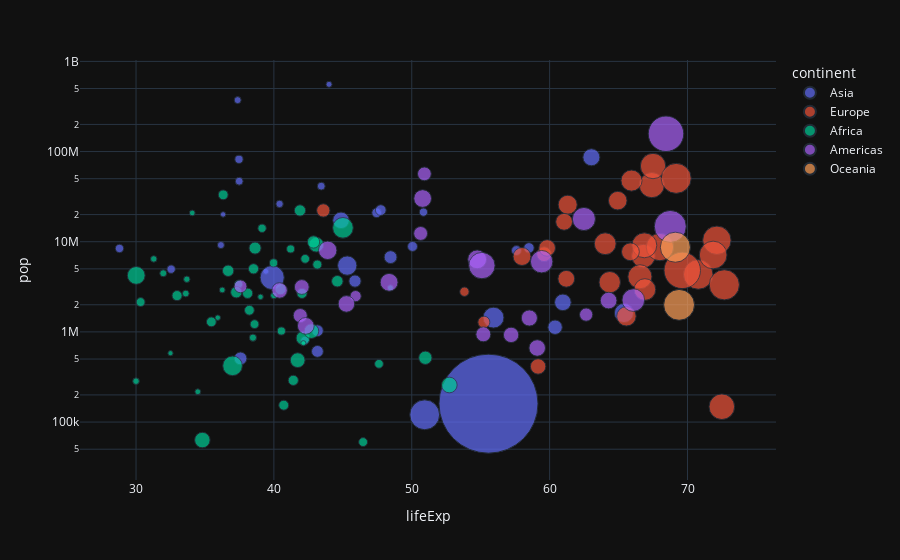

This figure's notebook cell:
### Markdown cell above
# Bubble chart with plotly.express

### Code cell
import plotly.express as px
df = px.data.gapminder()

fig = px.scatter(df.query("year==1952"), x="lifeExp", y="pop",
                 size="gdpPercap", color="continent",
                 hover_name="country", log_y=True, size_max=70)
fig.show()

### Figure 1 — Plotly figure (JSON) as saved in the notebook; plotly's stock layout.template omitted (floating-point values rounded to 4 significant figures)
{"data": [{"hovertemplate": "<b>%{hovertext}</b><br><br>continent=Asia<br>lifeExp=%{x}<br>pop=%{y}<br>gdpPercap=%{marker.size}<extra></extra>", "hovertext": ["Afghanistan", "Bahrain", "Bangladesh", "Cambodia", "China", "Hong Kong, China", "India", "Indonesia", "Iran", "Iraq", "Israel", "Japan", "Jordan", "Korea, Dem. Rep.", "Korea, Rep.", "Kuwait", "Lebanon", "Malaysia", "Mongolia", "Myanmar", "Nepal", "Oman", "Pakistan", "Philippines", "Saudi Arabia", "Singapore", "Sri Lanka", "Syria", "Taiwan", "Thailand", "Vietnam", "West Bank and Gaza", "Yemen, Rep."], "legendgroup": "Asia", "marker": {"color": "#636efa", "size": [779.4, 9867.0, 684.2, 368.5, 400.4, 3054.0, 546.6, 749.7, 3035.0, 4130.0, 4087.0, 3217.0, 1547.0, 1088.0, 1031.0, 108400.0, 4835.0, 1831.0, 786.6, 331.0, 545.9, 1828.0, 684.6, 1273.0, 6460.0, 2315.0, 1084.0, 1643.0, 1207.0, 757.8, 605.1, 1516.0, 781.7], "sizemode": "area", "sizeref": 22.12, "symbol": "circle"}, "mode": "markers", "name": "Asia", "orientation": "v", "showlegend": true, "x": [28.8, 50.94, 37.48, 39.42, 44.0, 60.96, 37.37, 37.47, 44.87, 45.32, 65.39, 63.03, 43.16, 50.06, 47.45, 55.56, 55.93, 48.46, 42.24, 36.32, 36.16, 37.58, 43.44, 47.75, 39.88, 60.4, 57.59, 45.88, 58.5, 50.85, 40.41, 43.16, 32.55], "xaxis": "x", "y": [8425333, 120447, 46886859, 4693836, 556263527, 2125900, 372000000, 82052000, 17272000, 5441766, 1620914, 86459025, 607914, 8865488, 20947571, 160000, 1439529, 6748378, 800663, 20092996, 9182536, 507833, 41346560, 22438691, 4005677, 1127000, 7982342, 3661549, 8550362, 21289402, 26246839, 1030585, 4963829], "yaxis": "y", "type": "scatter"}, {"hovertemplate": "<b>%{hovertext}</b><br><br>continent=Europe<br>lifeExp=%{x}<br>pop=%{y}<br>gdpPercap=%{marker.size}<extra></extra>", "hovertext": ["Albania", "Austria", "Belgium", "Bosnia and Herzegovina", "Bulgaria", "Croatia", "Czech Republic", "Denmark", "Finland", "France", "Germany", "Greece", "Hungary", "Iceland", "Ireland", "Italy", "Montenegro", "Netherlands", "Norway", "Poland", "Portugal", "Romania", "Serbia", "Slovak Republic", "Slovenia", "Spain", "Sweden", "Switzerland", "Turkey", "United Kingdom"], "legendgroup": "Europe", "marker": {"color": "#EF553B", "size": [1601.0, 6137.0, 8343.0, 973.5, 2444.0, 3119.0, 6876.0, 9692.0, 6425.0, 7030.0, 7144.0, 3531.0, 5264.0, 7268.0, 5210.0, 4931.0, 2648.0, 8942.0, 10100.0, 4029.0, 3068.0, 3145.0, 3581.0, 5075.0, 4215.0, 3834.0, 8528.0, 14730.0, 1969.0, 9980.0], "sizemode": "area", "sizeref": 22.12, "symbol": "circle"}, "mode": "markers", "name": "Europe", "orientation": "v", "showlegend": true, "x": [55.23, 66.8, 68.0, 53.82, 59.6, 61.21, 66.87, 70.78, 66.55, 67.41, 67.5, 65.86, 64.03, 72.49, 66.91, 65.94, 59.16, 72.13, 72.67, 61.31, 59.82, 61.05, 58.0, 64.36, 65.57, 64.94, 71.86, 69.62, 43.59, 69.18], "xaxis": "x", "y": [1282697, 6927772, 8730405, 2791000, 7274900, 3882229, 9125183, 4334000, 4090500, 42459667, 69145952, 7733250, 9504000, 147962, 2952156, 47666000, 413834, 10381988, 3327728, 25730551, 8526050, 16630000, 6860147, 3558137, 1489518, 28549870, 7124673, 4815000, 22235677, 50430000], "yaxis": "y", "type": "scatter"}, {"hovertemplate": "<b>%{hovertext}</b><br><br>continent=Africa<br>lifeExp=%{x}<br>pop=%{y}<br>gdpPercap=%{marker.size}<extra></extra>", "hovertext": ["Algeria", "Angola", "Benin", "Botswana", "Burkina Faso", "Burundi", "Cameroon", "Central African Republic", "Chad", "Comoros", "Congo, Dem. Rep.", "Congo, Rep.", "Cote d'Ivoire", "Djibouti", "Egypt", "Equatorial Guinea", "Eritrea", "Ethiopia", "Gabon", "Gambia", "Ghana", "Guinea", "Guinea-Bissau", "Kenya", "Lesotho", "Liberia", "Libya", "Madagascar", "Malawi", "Mali", "Mauritania", "Mauritius", "Morocco", "Mozambique", "Namibia", "Niger", "Nigeria", "Reunion", "Rwanda", "Sao Tome and Principe", "Senegal", "Sierra Leone", "Somalia", "South Africa", "Sudan", "Swaziland", "Tanzania", "Togo", "Tunisia", "Uganda", "Zambia", "Zimbabwe"], "legendgroup": "Africa", "marker": {"color": "#00cc96", "size": [2449.0, 3521.0, 1063.0, 851.2, 543.3, 339.3, 1173.0, 1071.0, 1179.0, 1103.0, 780.5, 2126.0, 1389.0, 2670.0, 1419.0, 375.6, 328.9, 362.1, 4293.0, 485.2, 911.3, 510.2, 299.9, 853.5, 298.8, 575.6, 2388.0, 1443.0, 369.2, 452.3, 743.1, 1968.0, 1688.0, 468.5, 2424.0, 761.9, 1077.0, 2719.0, 493.3, 879.6, 1450.0, 879.8, 1136.0, 4725.0, 1616.0, 1148.0, 716.7, 859.8, 1468.0, 734.8, 1147.0, 406.9], "sizemode": "area", "sizeref": 22.12, "symbol": "circle"}, "mode": "markers", "name": "Africa", "orientation": "v", "showlegend": true, "x": [43.08, 30.02, 38.22, 47.62, 31.98, 39.03, 38.52, 35.46, 38.09, 40.72, 39.14, 42.11, 40.48, 34.81, 41.89, 34.48, 35.93, 34.08, 37.0, 30.0, 43.15, 33.61, 32.5, 42.27, 42.14, 38.48, 42.72, 36.68, 36.26, 33.69, 40.54, 50.99, 42.87, 31.29, 41.73, 37.44, 36.32, 52.72, 40.0, 46.47, 37.28, 30.33, 32.98, 45.01, 38.63, 41.41, 41.22, 38.6, 44.6, 39.98, 42.04, 48.45], "xaxis": "x", "y": [9279525, 4232095, 1738315, 442308, 4469979, 2445618, 5009067, 1291695, 2682462, 153936, 14100005, 854885, 2977019, 63149, 22223309, 216964, 1438760, 20860941, 420702, 284320, 5581001, 2664249, 580653, 6464046, 748747, 863308, 1019729, 4762912, 2917802, 3838168, 1022556, 516556, 9939217, 6446316, 485831, 3379468, 33119096, 257700, 2534927, 60011, 2755589, 2143249, 2526994, 14264935, 8504667, 290243, 8322925, 1219113, 3647735, 5824797, 2672000, 3080907], "yaxis": "y", "type": "scatter"}, {"hovertemplate": "<b>%{hovertext}</b><br><br>continent=Americas<br>lifeExp=%{x}<br>pop=%{y}<br>gdpPercap=%{marker.size}<extra></extra>", "hovertext": ["Argentina", "Bolivia", "Brazil", "Canada", "Chile", "Colombia", "Costa Rica", "Cuba", "Dominican Republic", "Ecuador", "El Salvador", "Guatemala", "Haiti", "Honduras", "Jamaica", "Mexico", "Nicaragua", "Panama", "Paraguay", "Peru", "Puerto Rico", "Trinidad and Tobago", "United States", "Uruguay", "Venezuela"], "legendgroup": "Americas", "marker": {"color": "#ab63fa", "size": [5911.0, 2677.0, 2109.0, 11370.0, 3940.0, 2144.0, 2627.0, 5587.0, 1398.0, 3522.0, 3048.0, 2428.0, 1840.0, 2195.0, 2899.0, 3478.0, 3112.0, 2480.0, 1952.0, 3759.0, 3082.0, 3023.0, 13990.0, 5717.0, 7690.0], "sizemode": "area", "sizeref": 22.12, "symbol": "circle"}, "mode": "markers", "name": "Americas", "orientation": "v", "showlegend": true, "x": [62.48, 40.41, 50.92, 68.75, 54.74, 50.64, 57.21, 59.42, 45.93, 48.36, 45.26, 42.02, 37.58, 41.91, 58.53, 50.79, 42.31, 55.19, 62.65, 43.9, 64.28, 59.1, 68.44, 66.07, 55.09], "xaxis": "x", "y": [17876956, 2883315, 56602560, 14785584, 6377619, 12350771, 926317, 6007797, 2491346, 3548753, 2042865, 3146381, 3201488, 1517453, 1426095, 30144317, 1165790, 940080, 1555876, 8025700, 2227000, 662850, 157553000, 2252965, 5439568], "yaxis": "y", "type": "scatter"}, {"hovertemplate": "<b>%{hovertext}</b><br><br>continent=Oceania<br>lifeExp=%{x}<br>pop=%{y}<br>gdpPercap=%{marker.size}<extra></extra>", "hovertext": ["Australia", "New Zealand"], "legendgroup": "Oceania", "marker": {"color": "#FFA15A", "size": [10040.0, 10560.0], "sizemode": "area", "sizeref": 22.12, "symbol": "circle"}, "mode": "markers", "name": "Oceania", "orientation": "v", "showlegend": true, "x": [69.12, 69.39], "xaxis": "x", "y": [8691212, 1994794], "yaxis": "y", "type": "scatter"}], "layout": {"xaxis": {"anchor": "y", "domain": [0.0, 1.0], "title": {"text": "lifeExp"}}, "yaxis": {"anchor": "x", "domain": [0.0, 1.0], "title": {"text": "pop"}, "type": "log"}, "legend": {"title": {"text": "continent"}, "tracegroupgap": 0, "itemsizing": "constant"}, "margin": {"t": 60}}}
